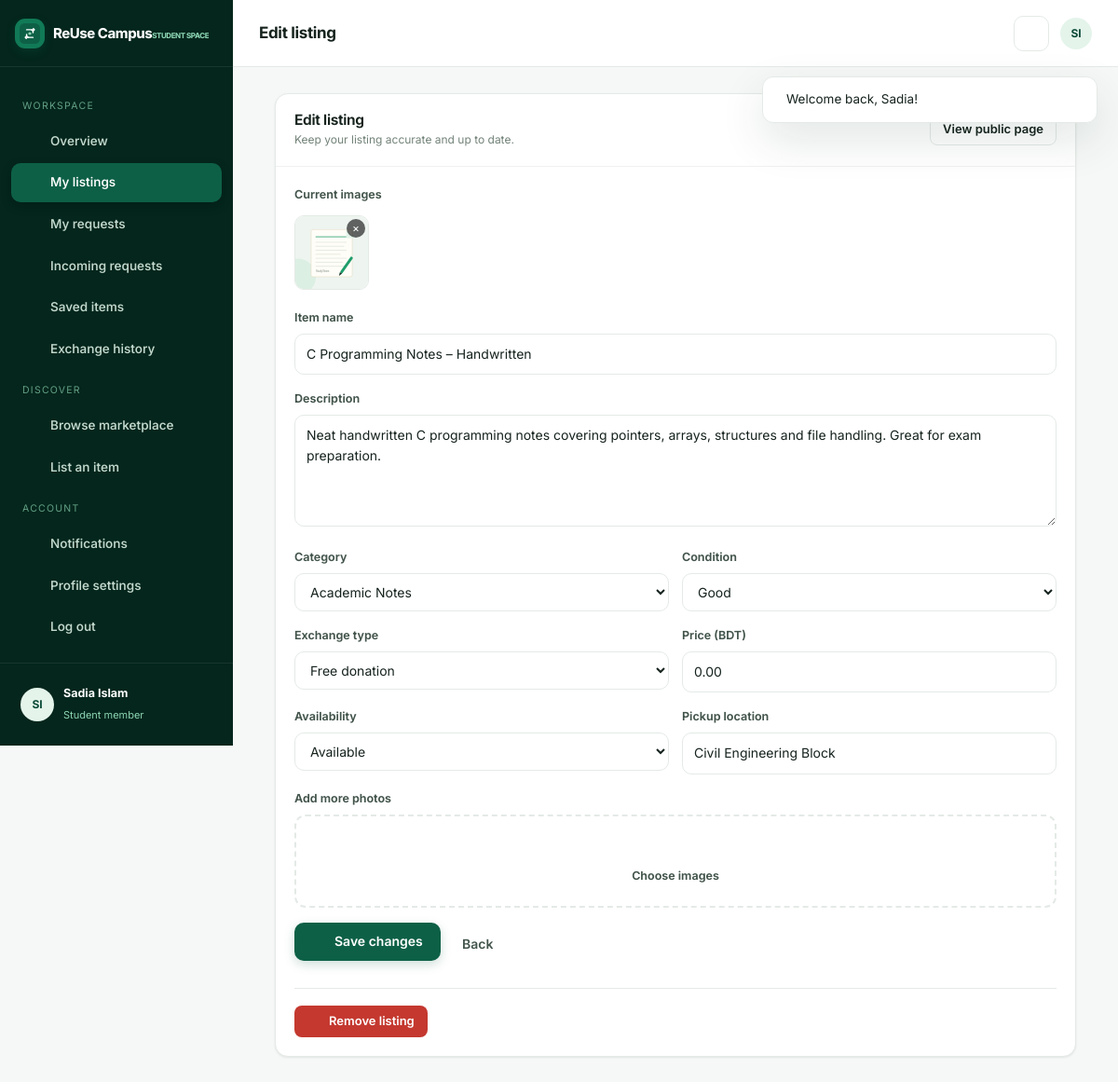
The page /listings/edit.php?id=4 (signed in) on the database its author committed.
### tables this page shows
CREATE TABLE `users` (
  `id` INT UNSIGNED AUTO_INCREMENT PRIMARY KEY,
  `full_name` VARCHAR(120) NOT NULL,
  `student_id` VARCHAR(50) NOT NULL,
  `email` VARCHAR(190) NOT NULL,
  `password` VARCHAR(255) NOT NULL,
  `college` VARCHAR(190) DEFAULT NULL,
  `department` VARCHAR(190) DEFAULT NULL,
  `semester` VARCHAR(30) DEFAULT NULL,
  `phone` VARCHAR(30) DEFAULT NULL,
  `profile_picture` VARCHAR(255) DEFAULT NULL,
  `contact_preferences` VARCHAR(255) DEFAULT 'email',
  `bio` TEXT DEFAULT NULL,
  `email_verified` TINYINT(1) NOT NULL DEFAULT 0,
  `verification_token` VARCHAR(100) DEFAULT NULL,
  `status` ENUM('active','suspended') NOT NULL DEFAULT 'active',
  `created_at` TIMESTAMP NOT NULL DEFAULT CURRENT_TIMESTAMP,
  `updated_at` TIMESTAMP NOT NULL DEFAULT CURRENT_TIMESTAMP ON UPDATE CURRENT_TIMESTAMP,
  UNIQUE KEY `uq_users_email` (`email`),
  UNIQUE KEY `uq_users_student_id` (`student_id`),
  KEY `idx_users_status` (`status`)
);

CREATE TABLE `listing_images` (
  `id` INT UNSIGNED AUTO_INCREMENT PRIMARY KEY,
  `listing_id` INT UNSIGNED NOT NULL,
  `filename` VARCHAR(255) NOT NULL,
  `is_primary` TINYINT(1) NOT NULL DEFAULT 0,
  `created_at` TIMESTAMP NOT NULL DEFAULT CURRENT_TIMESTAMP,
  KEY `idx_images_listing` (`listing_id`),
  CONSTRAINT `fk_images_listing` FOREIGN KEY (`listing_id`) REFERENCES `listings`(`id`) ON DELETE CASCADE
);

CREATE TABLE `listings` (
  `id` INT UNSIGNED AUTO_INCREMENT PRIMARY KEY,
  `user_id` INT UNSIGNED NOT NULL,
  `category_id` INT UNSIGNED NOT NULL,
  `title` VARCHAR(180) NOT NULL,
  `description` TEXT NOT NULL,
  `item_condition` ENUM('new','like_new','good','fair') NOT NULL DEFAULT 'good',
  `exchange_type` ENUM('donation','borrow','exchange','sale') NOT NULL,
  `price` DECIMAL(10,2) DEFAULT 0.00,
  `availability` ENUM('available','reserved','completed') NOT NULL DEFAULT 'available',
  `pickup_location` VARCHAR(190) DEFAULT NULL,
  `views` INT UNSIGNED NOT NULL DEFAULT 0,
  `status` ENUM('active','pending','removed','sold') NOT NULL DEFAULT 'active',
  `created_at` TIMESTAMP NOT NULL DEFAULT CURRENT_TIMESTAMP,
  `updated_at` TIMESTAMP NOT NULL DEFAULT CURRENT_TIMESTAMP ON UPDATE CURRENT_TIMESTAMP,
  KEY `idx_listings_user` (`user_id`),
  KEY `idx_listings_category` (`category_id`),
  KEY `idx_listings_status` (`status`),
  KEY `idx_listings_type` (`exchange_type`),
  KEY `idx_listings_created` (`created_at`),
  FULLTEXT KEY `ft_listings_search` (`title`,`description`),
  CONSTRAINT `fk_listings_user` FOREIGN KEY (`user_id`) REFERENCES `users`(`id`) ON DELETE CASCADE,
  CONSTRAINT `fk_listings_category` FOREIGN KEY (`category_id`) REFERENCES `categories`(`id`) ON DELETE RESTRICT
);

CREATE TABLE `categories` (
  `id` INT UNSIGNED AUTO_INCREMENT PRIMARY KEY,
  `name` VARCHAR(100) NOT NULL,
  `slug` VARCHAR(120) NOT NULL,
  `description` VARCHAR(255) DEFAULT NULL,
  `icon` VARCHAR(60) DEFAULT NULL,
  `status` ENUM('active','inactive') NOT NULL DEFAULT 'active',
  `created_at` TIMESTAMP NOT NULL DEFAULT CURRENT_TIMESTAMP,
  UNIQUE KEY `uq_categories_slug` (`slug`)
);

### listings/edit.php (the view, shortened to what the rows shown need)
<?php
require_once __DIR__ . '/../includes/auth.php';
require_once __DIR__ . '/../includes/icons.php';
requireLogin();
$user = authUser();
$id = (int)($_GET['id'] ?? 0);
$listing = getListing($id);
$images = getListingImages($id);
$categories = getCategories();
require_once __DIR__ . '/../includes/app_header.php';
?>
<div class="panel" style="max-width:860px;margin:0 auto">
  <div class="panel-head"><div><h2>Edit listing</h2><div class="sub">Keep your listing accurate and up to date.</div></div>
    <a href="<?= url('listing.php?id='.$id) ?>" class="btn btn-outline btn-sm">View public page</a></div>
  <div class="panel-body">
    <div class="form-group" style="margin-bottom:20px"><label>Current images</label>
      <div class="preview-grid">
        <?php foreach ($images as $img): ?>
          <div class="prev"><img src="<?= e(imageUrl($img['filename'])) ?>" alt="">
            <form method="post" action="" onsubmit="return confirm('Remove this image?')">
              <button type="submit" title="Remove">×</button>
            </form>
          </div>
        <?php endforeach; ?>
      </div>
    </div>
    <form method="post" enctype="multipart/form-data" action="">
      <div class="form-group"><label>Item name</label><input class="input" name="title" required maxlength="180" value="<?= e($listing['title']) ?>"></div>
      <div class="form-group"><label>Description</label><textarea class="textarea" name="description" required minlength="20"><?= e($listing['description']) ?></textarea></div>
      <div class="form-row">
        <div class="form-group"><label>Category</label><select class="select" name="category_id" required>
          <?php foreach ($categories as $c): ?><option value="<?= (int)$c['id'] ?>" <?= $listing['category_id']==$c['id']?'selected':'' ?>><?= e($c['name']) ?></option><?php endforeach; ?>
        </select></div>
        <div class="form-group"><label>Condition</label><select class="select" name="item_condition">
          <?php foreach (['new'=>'Brand new','like_new'=>'Like new','good'=>'Good','fair'=>'Fair'] as $k=>$v): ?><option value="<?= $k ?>" <?= $listing['item_condition']===$k?'selected':'' ?>><?= $v ?></option><?php endforeach; ?>
        </select></div>
      </div>
      <div class="form-row">
        <div class="form-group"><label>Exchange type</label><select class="select" name="exchange_type">
          <?php foreach (['donation'=>'Free donation','borrow'=>'Borrow','exchange'=>'Exchange','sale'=>'Sale'] as $k=>$v): ?><option value="<?= $k ?>" <?= $listing['exchange_type']===$k?'selected':'' ?>><?= $v ?></option><?php endforeach; ?>
        </select></div>
        <div class="form-group"><label>Price (BDT)</label><input class="input" type="number" name="price" min="0" step="0.01" value="<?= e($listing['price']) ?>"></div>
      </div>
      <div class="form-row">
        <div class="form-group"><label>Availability</label><select class="select" name="availability">
          <?php foreach (['available','reserved','completed'] as $a): ?><option value="<?= $a ?>" <?= $listing['availability']===$a?'selected':'' ?>><?= ucfirst($a) ?></option><?php endforeach; ?>
        </select></div>
        <div class="form-group"><label>Pickup location</label><input class="input" name="pickup_location" maxlength="190" value="<?= e($listing['pickup_location']) ?>"></div>
      </div>
    </form>
  </div>
</div>
<?php require_once __DIR__ . '/../includes/app_footer.php'; ?>

### includes/app_header.php (shortened to what the rows shown need)
<?php
require_once __DIR__ . '/functions.php';
require_once __DIR__ . '/auth.php';
require_once __DIR__ . '/icons.php';
$isAdminLayout = !empty($isAdminLayout);
$student  = $isAdminLayout ? null : authUser();
$admin    = $isAdminLayout ? ($admin ?? null) : null;
$notifCount = (!$isAdminLayout && $student) ? notificationCount($student['id']) : 0;
?>
<!DOCTYPE html>
<html lang="en">
<head>
  <link rel="stylesheet" href="<?= asset('css/style.css') ?>">
</head>
<body>
<div class="app">
  <?php require_once __DIR__ . '/sidebar.php'; ?>
  <div class="app-main">
    <header class="app-topbar">
      <div style="margin-left:auto;display:flex;align-items:center;gap:12px">
        <?php if (!$isAdminLayout): ?>
          <a href="<?= url('dashboard/notifications.php') ?>" class="nav-icon-btn" title="Notifications"><?= icon('bell',18) ?><?php if ($notifCount): ?><span class="notif-dot"></span><?php endif; ?></a>
        <?php endif; ?>
        <a href="<?= $isAdminLayout ? url('admin/index.php') : url('profile/index.php') ?>" class="avatar" style="width:34px;height:34px;font-size:12px"><?= e(initials($isAdminLayout ? ($admin['full_name']??'A') : ($student['full_name']??'S'))) ?></a>
      </div>
    </header>
    <main class="app-content">

### includes/sidebar.php (shortened to what the rows shown need)
<aside class="app-sidebar" id="appSidebar">
  <div class="sidebar-foot">
    <div class="sidebar-user">
      <span class="avatar"><?= $isAdminLayout ? e(initials($admin['full_name'] ?? 'A')) : e(initials($student['full_name'] ?? 'S')) ?></span>
      <div style="min-width:0"><b><?= e($isAdminLayout ? ($admin['full_name'] ?? 'Admin') : ($student['full_name'] ?? 'Student')) ?></b>
      <small><?= $isAdminLayout ? 'Administrator' : 'Student member' ?></small></div>
    </div>
  </div>
</aside>

### rows shown on the page
users: full_name "SI", full_name "Sadia Islam"
listing_images: filename (picture)
listings: title "C Programming Notes – Handwritten", description "Neat handwritten C programming notes covering pointers, arrays, structures and file handling. Great for exam preparation.", category_id "Academic Notes", item_condition "Good", exchange_type "Free donation", price "0.00", availability "Available", pickup_location "Civil Engineering Block"

### other values the page prints
$f['message'] "Welcome back, Sadia!"
$appTitle "Edit listing"
